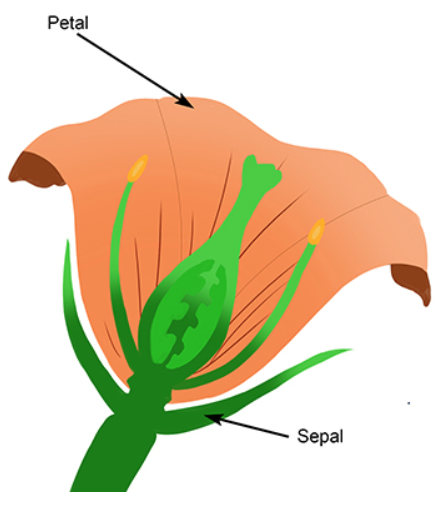
#> input picture Lectures/Lecture-08/figures/FlowerAnatomy.png, 436 x 517 px
$ jupyter execute --allow-errors 08-Statistics.ipynb   (shell and % lines are left out)
#> lines starting #> are read from the running program, lines starting #| are printed output that depends on the picture
# Statistics and Reproducibility

<h1>Statistics and Reproducibility</h1>

<p>
<b>Quantitative Big Imaging - ETHZ: 227-0966-00L</b>
<br />
</p>
<br />
<p style="font-size:1em;">April 22, 2021</p>
<br /><br />
<p style="font-size:1.5em;padding-bottom: 0.25em;">Anders Kaestner</p>
<p style="font-size:1em;">Laboratory for Neutron Scattering and Imaging<br />Paul Scherrer Institut</p>

[cell 1]
import seaborn as sns
import numpy as np
import matplotlib.pyplot as plt
from sklearn.datasets import load_iris
import pandas as pd

plt.rcParams["figure.figsize"] = (8, 8)
plt.rcParams["figure.dpi"] = 100
plt.rcParams["font.size"] = 12
plt.rcParams['font.family'] = ['sans-serif']
plt.rcParams['font.sans-serif'] = ['DejaVu Sans']
plt.style.use('ggplot')
sns.set_style("whitegrid", {'axes.grid': False})

## Literature / Useful References

### Books
- Jean Claude, _Morphometry with R_
 - [Online](http://link.springer.com/book/10.1007%2F978-0-387-77789-4) through ETHZ
 - __Chapter 3__
- John C. Russ, _The Image Processing Handbook_,(Boca Raton, CRC Press)
 - Available [online](http://dx.doi.org/10.1201/9780203881095) within domain ethz.ch (or proxy.ethz.ch / public VPN)
- [Hypothesis Testing Chapter](http://www.sagepub.com/upm-data/40007_Chapter8.pdf)
- Grammar of Graphics: Leland and Wilkinson - http://www.springer.com/gp/book/9780387245447

### Papers / Sites
- [Matlab Unit Testing Documentation](http://www.mathworks.ch/ch/help/matlab/matlab-unit-test-framework.html
)
- [Databases Introduction](http://swcarpentry.github.io/sql-novice-survey/)
- [Visualizing Genomic Data](http://circos.ca/documentation/course/visualizing-genomic-data.pdf) (General Visualization Techniques)
- [NIMRod Parameter Studies](http://www.messagelab.monash.edu.au/nimrod)

- M.E. Wolak, D.J. Fairbairn, Y.R. Paulsen (2012) Guidelines for Estimating Repeatability. Methods in Ecology and Evolution 3(1):129-137.
- David J.C. MacKay, [Bayesian Interpolation](http://citeseer.ist.psu.edu/viewdoc/summary?doi=10.1.1.27.9072) (1991)

### Videos / Podcasts
- [Google/Stanford Statistics Intro](https://www.youtube.com/watch?v=YFC2KUmEebc)
- Last Week Tonight: [Scientific Studies](https://www.youtube.com/watch?v=0Rnq1NpHdmw)
- [Credibility Crisis](https://www.datacamp.com/community/podcast/credibility-crisis-in-data-science)

### Further material
#### Slides
- [How to solve NLP problems](https://twitter.com/sleepinyourhat/status/1105946169165955073?s=20)
- [Data Visualization](https://socviz.co/lookatdata.html)
- [P-Values with Puppies](https://hackernoon.com/explaining-p-values-with-puppies-af63d68005d0)

#### Model Evaluation

- [Julia Evans - Recalling with Precision](https://www.youtube.com/watch?v=ryZL4XNUmwo)
- [Stripe's Next Top Model](https://github.com/stripe/topmodel)

#### Iris Dataset

- The Iris dataset was used in Fisher's classic 1936 paper, [The Use of Multiple Measurements in Taxonomic Problems](http://rcs.chemometrics.ru/Tutorials/classification/Fisher.pdf)

## Previously on QBI ...

- Image Enhancment
 - Highlighting the contrast of interest in images
 - Minimizing Noise
- Understanding image histograms
- Automatic Methods
- Component Labeling
- Single Shape Analysis
- Complicated Shapes

## Quantitative "Big" Imaging

The course has covered imaging enough and there have been a few quantitative metrics, but "big" has not really entered.

What does __big__ mean?

- Not just / even large
- it means being ready for _big data_
- volume, velocity, variety (3 V's)
- scalable, fast, easy to customize

So what is "big" imaging

###  Doing analyses in a disciplined manner

 - fixed steps
 - easy to regenerate results
 - no _magic_
 - documentation

#### Having everything automated

 - 100 samples is as easy as 1 sample

#### Being able to adapt and reuse analyses

 - one really well working script and modify parameters
 - different types of cells
 - different regions

## Objectives

1. Scientific Studies all try to get to a single number
 - Make sure this number is describing the structure well (what we have covered before)
 - Making sure the number is meaningful (__today!__)
1. How do we compare the number from different samples and groups?
 - Within a sample or same type of samples
 - Between samples
1. How do we compare different processing steps like filter choice, minimum volume, resolution, etc?
1. How do we evaluate our parameter selection?
1. How can we ensure our techniques do what they are supposed to do?
1. How can we visualize so much data? Are there rules?

## What do we start with?

Going back to our original cell image

1. We have been able to __get rid of the noise__ in the image and __find all the cells__ (lecture 2-4)
1. We have __analyzed the shape__ of the cells using the shape tensor (lecture 5)
1. We even __separated cells joined together__ using Watershed (lecture 6)
1. We have created even more __metrics characterizing the distribution__ (lecture 7)

We have at least a few samples (or different regions), large number of metrics and an almost as large number of parameters to _tune_

__How do we do something meaningful with it?__

## Today's outline

- Motivation (Why and How?)
- Scientific Goals
- Reproducibility
- Predicting and Validating
- Statistical metrics and results
- Parameterization
 - Parameter sweep
 - Sensitivity analysis
- Data frames
- Visualization

# Correlation and Causation

One of the most repeated criticisms of scientific work is that correlation and causation are confused.

1. __Correlation__
 - means a statistical relationship
 - very easy to show (single calculation)
2. __Causation__
 - implies there is a mechanism between A and B
 - very difficult to show (impossible to prove)

## Observational or Controlled

There are two broad classes of data and scientific studies.

- Observational
- Controlled

Each type appears, but it is more likely to perform observational studies in the early stages of a project to gain an overview of the working field. From this study it you will make observations for more detailed studies which then are controlled.

<table>
<col width="400px" />
<tr><th>Observational</th><th>Controlled</th></tr>
<tr><td></td>
<td></td><tr>
</table>

```{figure} figures/noun_MuseumVisit.pdf
---
scale: 50%
name: fig_observer
---
In observational experiments you stand back and only observe what is happening.
```

```{figure} figures/noun_puppet.pdf
---
scale: 50%
name: fig_controller
---
In controlled experiments you prepare the samples for a specific purpose and control the environment.
```

### Observational

In observational experiments you are not interfering with the observed phenomenon. You only make a selection of specimens or individuals that will be measured as they appear.

 - Exploring large datasets looking for trends
 - Population is random
 - Not always hypothesis driven
 - Rarely leads to causation

#### Examples of observational experiments
- We examined 100 people
    - the ones with blue eyes were on average 10cm taller

- In 100 cake samples
    - we found a 0.9 correlation between cooking time and bubble size

### Controlled

The controlled experiments are designed to explore specific aspects of a population or phenomenon. To achieve this, you want to introduce differences between different groups and keep one as reference. The reference group can be the unmodified samples or samples prepared with an wellknown process.

 - Most scientific studies fall into this category
 - Specifics of the groups are controlled
 - Can lead to causation

#### Examples of controlled experiments
- We examined 50 mice with gene XYZ off and 50 gene XYZ on and as the foot size increased by 10%
- We increased the temperature and the number of pores in the metal increased by 10%


# Simple Model

It often convenient to start with a simplified models for your experiments where most uncertainties are reduced. In particular here in this lecture we chose a simple model for the demonstration

Since most of the experiments in science are usually
- specific,
- noisy,
- and often very complicated

and are not usually good teaching examples.

We go for a simple model...

## Magic / Biased Coin

Our model is the task to flip a coin and determine if it is a fair or loaded. The coin has two outcomes
- head
- or tail

You buy a _magic_ coin at a shop.

### How many times do you need to flip it to _prove_ it is not fair?

Next step is to describe an experiment strategy. Some examples are:

- If I flip it 10 times and another person flips it 10 times, is that the same as 20 flips?
- If I flip it 10 times and then multiply the results by 10 is that the same as 100 flips?

 <br/>

As you already may have guessed, these are not the best assumtions, in particular not the second one.

A different question is about collections of random variables:

- If I buy 10 coins and want to know which ones are fair what do I do?

```{figure} figures/np_coin-toss.pdf
---
scale: 25%
---
Tossing a coin is a simple random process.
```

## Experiment: Magic / Weighted Coin

1. Each coin represents a stochastic variable $\mathcal{X}$ and each flip represents an observation $\mathcal{X}_i$.
1. The act of performing a coin flip $\mathcal{F}$ is an observation $\mathcal{X}_i = \mathcal{F}(\mathcal{X})$

We normally assume

1. A _fair_ coin has an expected value of $E(\mathcal{X})=\frac{1}{2}$:
    - 50% Heads,
    - 50% Tails

1. An _unbiased_ flip(er) means  _each flip is independent of the others_

$$P(\mathcal{F}_1(\mathcal{X})\cdot{}\mathcal{F}_2(\mathcal{X}))= P(\mathcal{F}_1(\mathcal{X}))\cdot{}P(\mathcal{F}_2(\mathcal{X}))$$

 - the expected value of the flip is the same as that of the coin

$$ E\left(\prod_{i=0}^\infty \mathcal{F}_i(\mathcal{X})\right) = E(\mathcal{X}) $$

## Simple Model to Reality

### Coin Flip

1. Each flip gives us a small piece of information about
    - the coin
    - _and_ the flipper

<br/>

2. More flips provides more information
 - __Random / Stochastic variations__ in coin and flipper __cancel out__
 - __Systematic variations accumulate__

### Simple Model to Reality - real experiment

1. Each measurement tells us about:
    - our sample,
    - our instrument,
    - and our analysis

<br />

2. More measurements provide more information:
 - Random / Stochastic variations in sample, instrument, and analysis cancel out
 - _Normally_ the analysis has very little to no stochastic variation
 - Systematic variations accumulate

This is also the reason why we want many repeated observations in an experiment. Repetitions are however expensive, they require time to perform the experiment and more material for the specimens. Therefore, a pragmatic choice must be made that balances the cost versus a reasonable amount of observations.

# A more complicated model

Coin flips are very simple and probably difficult to match to another experiment.

A very popular dataset for learning about such values beyond 'coin-flips' is called the [Iris dataset](http://archive.ics.uci.edu/ml/datasets/iris) which covers
- a number of measurements
- from different plants
- and the corresponding species.

<center>

</center>

## Let's load the Iris data

The data set has information about dimensions of the flower anatomy for each of the three species. We load the data which is provided as a python dictionary and prepare a data frame for the table. You will get a more detailed introduction to pandas data frames later in this lecture.

[cell 2]
data              = load_iris()
iris_df           = pd.DataFrame(data['data'], columns=data['feature_names'])
iris_df['target'] = data['target_names'][data['target']]
iris_df.sample(5)

## A first inspection of the data

We use a pair plot to inspect the table. Each target species is assigned a color to allow conclusions regarding clusters.

[cell 3]
sns.pairplot(iris_df, hue='target');
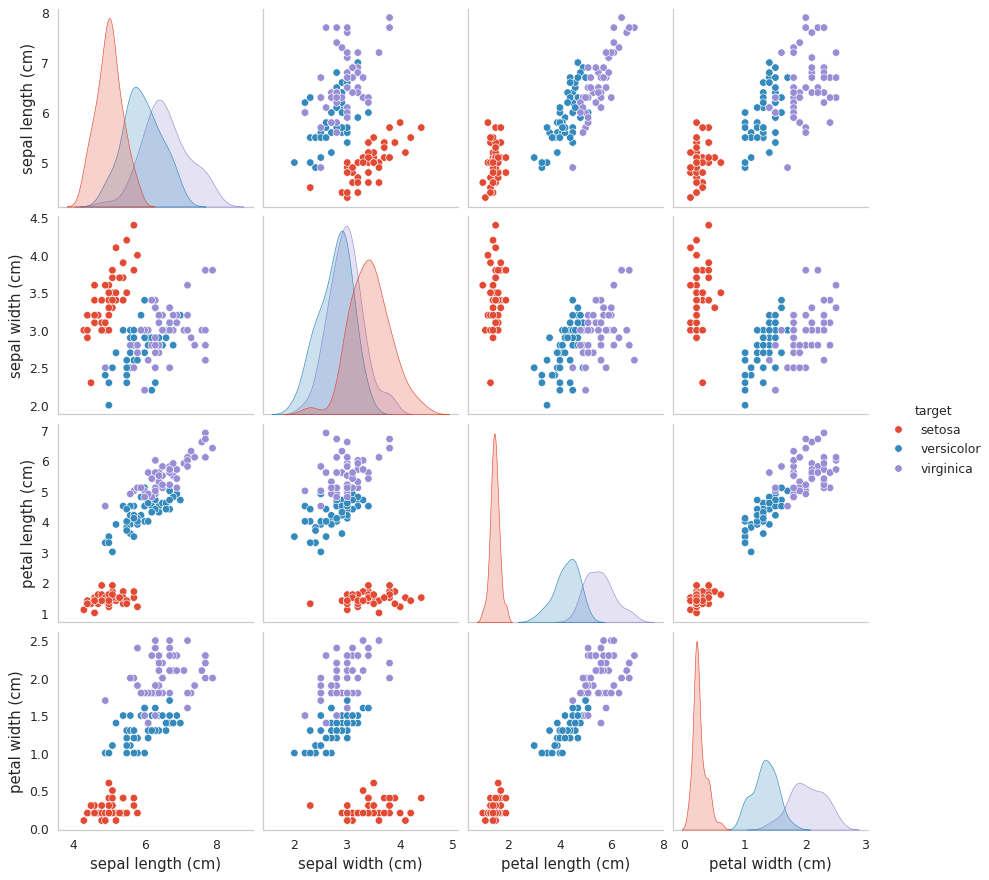
#> figure drawn by matplotlib, 16 panels

In the plot, we clearly see that one species (setosa) in general has other flower leaf dimensions than the other two.

## Comparing Groups: Intraclass Correlation Coefficient

The intraclass correlation coefficient basically looking at
- how similar objects within a group are
- compared to the similarity between groups

### Sepal width

Sepals are the green leaves of the flower bud. In this swarm plot we look at the width of the sepals and see that the variance of each class is about the same and also the the average width doesn't vary much. Under such conditions it is hard to separate the groups from each other and we are talking about a _low group similarity_.

[cell 4]
fig,(ax1,ax2) = plt.subplots(1,2,figsize=(15,5))
sns.swarmplot(data=iris_df, ax = ax1,
               x='target', y='sepal width (cm)');ax1.set_title('Low Group Similarity');
ax2.imshow(plt.imread('figures/FlowerAnatomy.png')); ax2.axis('off');
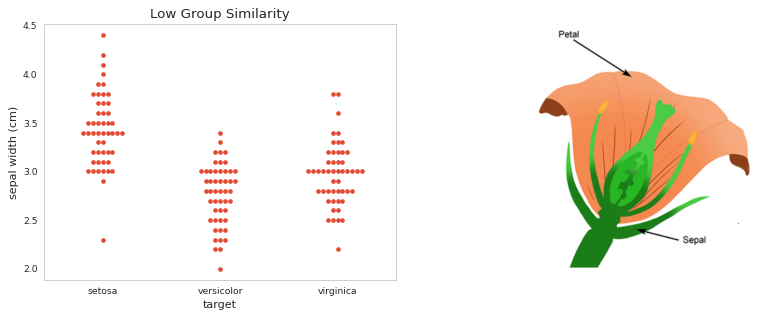
#> figure drawn by matplotlib, 2 panels

### Petal length

Petals are the colourful and beautiful leaves of the flower. In this swarm plot of the petal length we see that the petals are more clustered and the averages are well separated from each other. This is a case we know is easy to separate the groups and we are talkning about data with a _high group similarity_.

[cell 5]
fig,(ax1,ax2) = plt.subplots(1,2,figsize=(15,5))
g = sns.swarmplot(data=iris_df, ax=ax1,
               x='target', y='petal length (cm)',size=4);g.set_title('High Group Similarity');
ax2.imshow(plt.imread('figures/FlowerAnatomy.png')); ax2.axis('off');
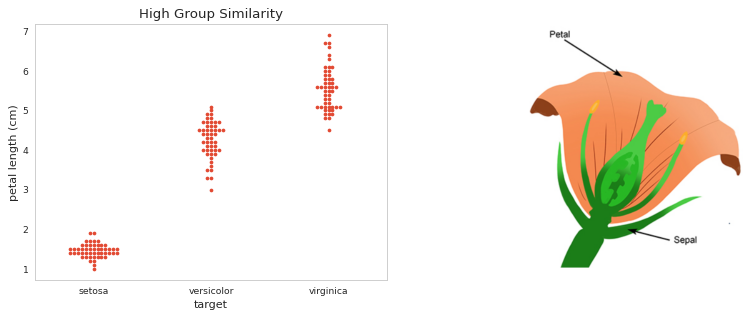
#> figure drawn by matplotlib, 2 panels

## Making quantitative statements
### Intraclass Correlation Coefficient Definition

$$ICC=\frac{S_A^2}{S_A^2+S_W^2}$$

where
- $S_A^2=\mathrm{s}[\mathrm{E}[x_{group}]]^2$ is the variance among groups or classes
 - Estimate with the standard deviations of the mean values for each group
- $S_W^2=\mathrm{E}[\mathrm{s}[x_{group}]^2]$ is the variance within groups or classes.
 - Estimate with the average of standard deviations for each group

#### Interpretation
$$ICC=\begin{cases}1&\mbox{means 100 percent of the variance is between classes}\\0&\mbox{means 0 percent of the variance is between classes}\end{cases}$$

### Intraclass Correlation Coefficient: Values

When compute the ICC for sepal width and petal length, we see that the ICC confirms our first qualitative assessment about the group similiarity.

[cell 6]
def icc_calc(value_name, group_name, data_df):
    data_agg = data_df.groupby(group_name).agg({value_name: ['mean', 'var']}).reset_index()
    data_agg.columns = data_agg.columns.get_level_values(1)
    S_w = data_agg['var'].mean()
    S_a = data_agg['mean'].var()
    print('{0}: S_w={1:0.02f}, S_a={2:0.2f}'.format(value_name,S_w,S_a))
    return S_a/(S_a+S_w)

fig, (ax1, ax2) = plt.subplots(1, 2, figsize=(12, 5))
sns.swarmplot(data=iris_df, ax=ax1,
               x='target', y='sepal width (cm)',size=3)
ax1.set_title('Low Group Similarity\nICC:{:2.1%}'.format(icc_calc('sepal width (cm)', 'target', iris_df)));

sns.swarmplot(data=iris_df,ax=ax2,
               x='target', y='petal length (cm)',size=3)
ax2.set_title('High Group Similarity\nICC:{:2.1%}'.format(icc_calc('petal length (cm)', 'target', iris_df)));
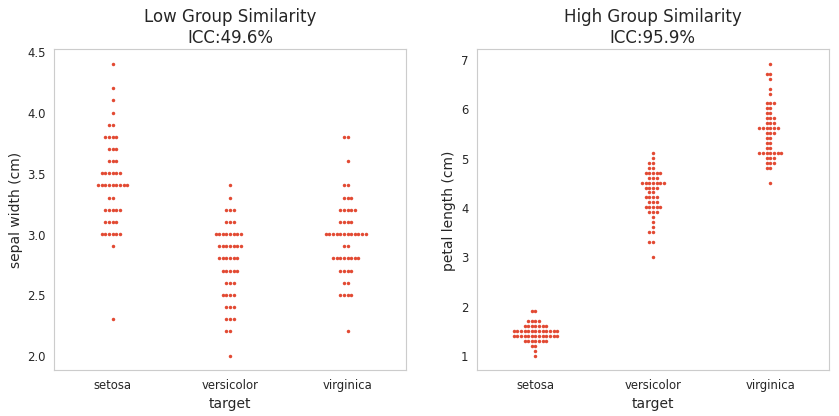
#> figure drawn by matplotlib, 2 panels
#> (the rest of the program and of its run is left out)
